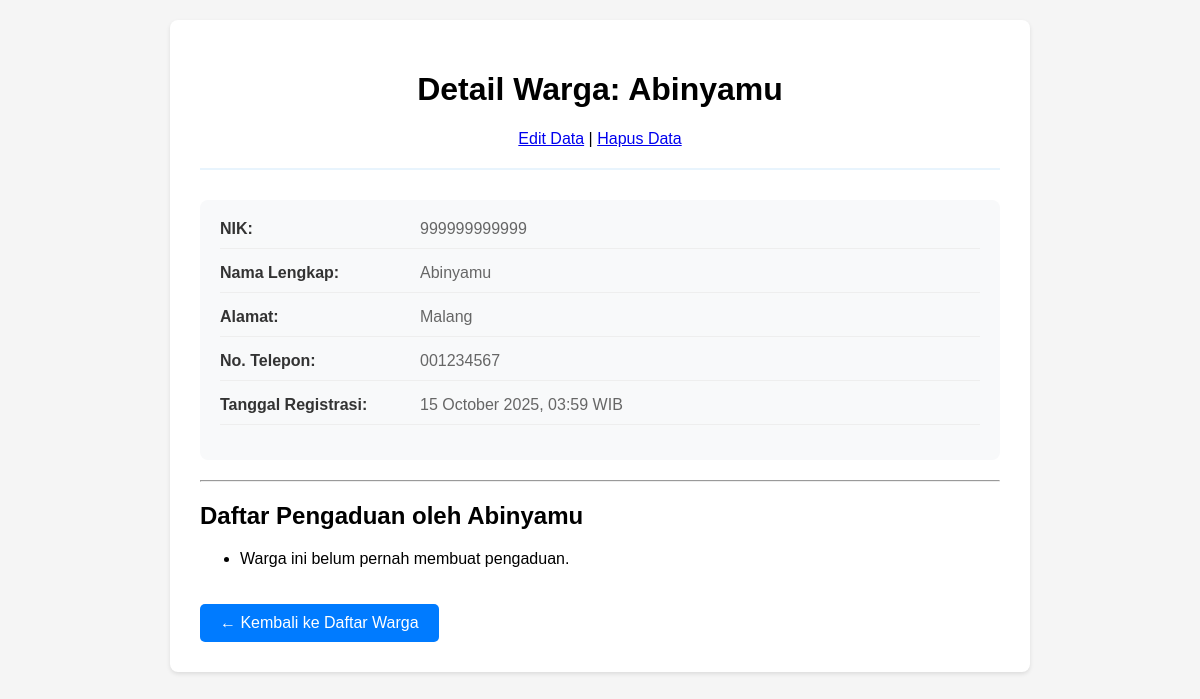
Screenshot of /warga/5/ with the database file from the repository.
### warga/models.py (models this page shows, shortened)
class Warga(models.Model):
    nik = models.CharField(max_length=16, unique=True, verbose_name="nomor Induk Kependudukan")
    nama_lengkap = models.CharField(max_length=100, verbose_name="Nama Lengkap")
    alamat = models.TextField(verbose_name="Alamat Tinggal")
    no_telepon = models.CharField(max_length=15, blank=True, verbose_name="Nomor Telepon")
    tanggal_registrasi = models.DateTimeField(auto_now_add=True)

### warga/views.py (the view)
# urls.py: path('<int:pk>/', WargaDetailView.as_view(), name='warga-detail'),
class WargaDetailView(DetailView):
    model = Warga

### warga/templates/warga/warga_detail.html (shortened to what this page needs)
<!DOCTYPE html>
<html lang="id">
  <head>
  </head>
  <body>
    <div class="container">
      <div class="header">
        <h1>Detail Warga: {{ object.nama_lengkap }}</h1>
        <a href="{% url 'warga-edit' object.pk %}">Edit Data</a> |
        <a href="{% url 'warga-hapus' object.pk %}">Hapus Data</a>
      </div>
      <div class="detail-card">
        <div class="detail-row">
          <div class="detail-label">NIK:</div>
          <div class="detail-value">{{ object.nik }}</div>
        </div>
        <div class="detail-row">
          <div class="detail-label">Nama Lengkap:</div>
          <div class="detail-value">{{ object.nama_lengkap }}</div>
        </div>
        <div class="detail-row">
          <div class="detail-label">Alamat:</div>
          <div class="detail-value">{{ object.alamat }}</div>
        </div>
        <div class="detail-row">
          <div class="detail-label">No. Telepon:</div>
          <div class="detail-value">
            {{ object.no_telepon|default:"Tidak ada" }}
          </div>
        </div>
        <div class="detail-row">
          <div class="detail-label">Tanggal Registrasi:</div>
          <div class="detail-value">
            {{ object.tanggal_registrasi|date:"d F Y, H:i" }} WIB
          </div>
        </div>
      </div>
      <hr />
      <h2>Daftar Pengaduan oleh {{ object.nama_lengkap }}</h2>
      <ul>
        {% for aduan in object.pengaduan_set.all %}
        <li>
          <strong>{{ aduan.judul }}</strong> (Status: {{ aduan.get_status_display }})
          <p>{{ aduan.deskripsi }}</p>
          <a href="{% url 'pengaduan-edit' aduan.pk %}">Edit</a> |
          <a href="{% url 'pengaduan-hapus' aduan.pk %}">Hapus</a>
        </li>
        {% empty %}
        <li>Warga ini belum pernah membuat pengaduan.</li>
        {% endfor %}
      </ul>
      <a href="{% url 'warga-list' %}" class="back-link"
        >← Kembali ke Daftar Warga</a>
    </div>
  </body>
</html>

### warga/templates/warga/warga_detail.html (style rules this page uses)
body { font-family: Arial, sans-serif; margin: 20px; background-color: #f5f5f5; }
.container { max-width: 800px; margin: 0 auto; background-color: white; padding: 30px; border-radius: 8px; box-shadow: 0 2px 4px rgba(0, 0, 0, 0.1); }
.header { text-align: center; margin-bottom: 30px; border-bottom: 2px solid #e8f4fd; padding-bottom: 20px; }
.detail-card { background-color: #f8f9fa; padding: 20px; border-radius: 8px; margin-bottom: 20px; }
.detail-row { display: flex; margin-bottom: 15px; border-bottom: 1px solid #eee; padding-bottom: 10px; }
.detail-label { font-weight: bold; width: 200px; color: #333; }
.detail-value { flex: 1; color: #666; }
.back-link { display: inline-block; background-color: #007bff; color: white; padding: 10px 20px; text-decoration: none; border-radius: 5px; margin-top: 20px; }

### rows the page displays
Warga: nama_lengkap "Abinyamu", nik "999999999999", alamat "Malang", no_telepon "001234567", tanggal_registrasi "15 October 2025, 03:59"
